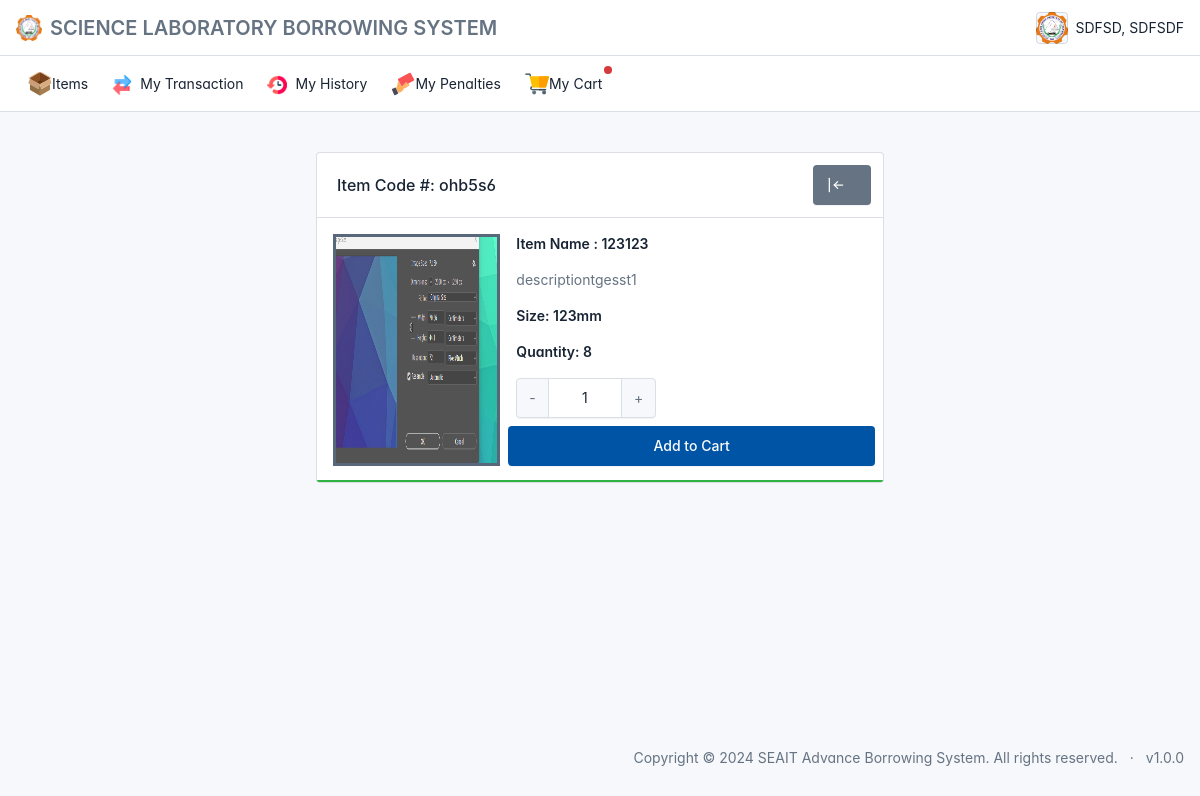
The app's page /user/borrowslip.php?code=ohb5s6 (signed in), older data.
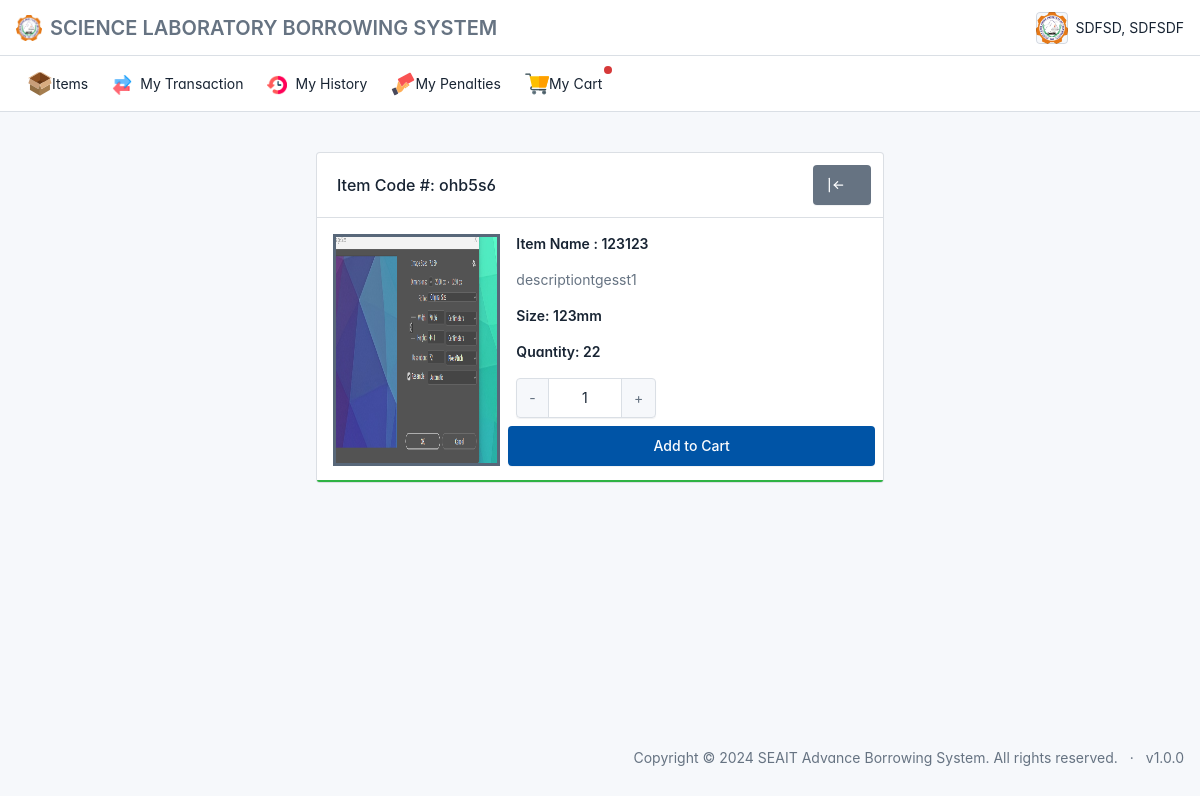
The same page, newer data.
### tables this page shows
CREATE TABLE IF NOT EXISTS `tbl_item` (
  `item_code` varchar(100) NOT NULL,
  `item_name` varchar(100) NOT NULL,
  `category_id` int NOT NULL,
  `size_id` int NOT NULL,
  `quantity` int NOT NULL DEFAULT '0',
  `status` int NOT NULL,
  `description` varchar(100) NOT NULL,
  `img_path` varchar(100) NOT NULL,
  `date_created` datetime NOT NULL DEFAULT CURRENT_TIMESTAMP,
  PRIMARY KEY (`item_code`),
  KEY `fk_category_id` (`category_id`),
  KEY `fk_size_id` (`size_id`)
);

CREATE TABLE IF NOT EXISTS `tbl_size` (
  `size_id` int NOT NULL AUTO_INCREMENT,
  `size_description` varchar(100) NOT NULL,
  PRIMARY KEY (`size_id`)
);

### user/borrowslip.php (the view, shortened to what this page needs)
<?php include '../connection.php';
?>
<!doctype html>
<html lang="en">
<?php include '../components/head.php' ?>
<body class="layout-fluid">
  <div class="page">
    <?php include '../components/navbar.php' ?>
    <?php include '../components/usersidebar.php' ?>
    <div class="page-wrapper">
      <div class="page-body">
        <div class="container-xl">
          <div class="row row-deck row-cards d-flex justify-content-center my-auto mx-auto">
            <div class="col-lg-6">
              <div class="card ">
                <div class="card-status-bottom bg-success"></div>
                <div class="card-header">
                  <div>
                    <h3 class="card-title">
                      <?php
                      $code = $_GET['code'];
                      $sql = "SELECT
                       inv.item_name,
                       inv.item_code,
                       inv.quantity,
                       inv.img_path,
                       ts.size_description,
                       inv.description
                     FROM
                       tbl_item inv
                     LEFT JOIN tbl_size ts ON
                       inv.size_id = ts.size_id
                     WHERE
                       inv.item_code = '$code' AND inv.status = 1";
                      $rs = $conn->query($sql);
                      $row = $rs->fetch_assoc();
                      ?>
                      Item Code #: <?php echo $row['item_code'] ?>
                    </h3>
                  </div>
                  <div class="card-actions">
                    <a href="index.php" class="btn btn-secondary d-none d-sm-inline-block">
                    </a>
                  </div>
                </div>
                <div class="card-body p-3">
                  <div class="row">
                    <div class="col-lg-4">
                      <img id="ImgID" class="h-100 img-fluid border border-3 bg-secondary" src="../static/item/<?php echo $row['img_path'] ?>" style="border:2px solid gray">
                    </div>
                    <div class="col-lg-8">
                      <div class="row">
                        <div class="col-lg-12">
                          <div class="mb-3">
                            <h4 class="text-capitalize">Item Name : <?php echo $row['item_name'] ?></h4>
                          </div>
                        </div>
                        <div class="col-lg-12">
                          <div class="mb-3">
                            <p class="text-muted"><?php echo $row['description'] ?></p>
                          </div>
                        </div>
                        <div class="col-lg-12">
                          <div class="mb-3">
                            <h4 class="text-capitalize">Size: <?php echo $row['size_description'] ?></h4>
                          </div>
                        </div>
                        <div class="col-lg-12">
                          <div class="mb-3">
                            <h4>Quantity: <?php echo $row['quantity'] ?> </h4>
                          </div>
                        </div>
                        <div class="d-flex justify-content-between align-center">
                          <div class="input-group" style="width:140px">
                            <button class="input-group-text" id="minus">-</button>
                            <input type="text" class="form-control text-center" id="counter" value="1" autocomplete="off" data-current-quantity=<?php echo $row['quantity'] ?> readonly>
                            <button class="input-group-text" id="add">+</button>
                          </div>
                        </div>
                        <button class="btn btn-primary mt-2" id="proceed">Add to Cart</button>
                      </div>
                    </div>
                  </div>
                </div>
              </div>
            </div>
          </div>
        </div>
      </div>
    </div>
    <?php include '../components/footer.php' ?>
  </div>
</body>
</html>

Row changes from the older to the newer data that the page shows:
changed tbl_item "ohb5s6": quantity "8" → "22"
